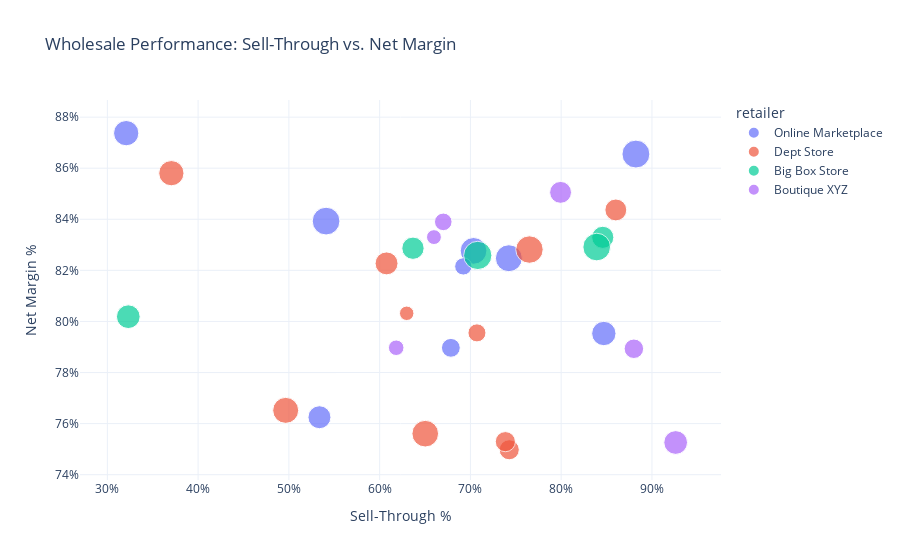

Notebook code cell kept with this figure:
### Code cell
import plotly.express as px
# This function is the same as before, included here so the code is runnable
def create_wholesale_dummy_data():
    np.random.seed(42)
    num_rows = 30
    retailers = ['Big Box Store', 'Boutique XYZ', 'Online Marketplace', 'Dept Store']
    data = {
        'retailer': np.random.choice(retailers, num_rows),
        'sku': [f'SKU{100+i}' for i in range(num_rows)],
        'units_ordered': np.random.randint(100, 500, size=num_rows),
        'units_sold': np.random.randint(50, 400, size=num_rows),
        'on_hand': np.random.randint(20, 200, size=num_rows),
        'wholesale_dollars': np.random.randint(5000, 20000, size=num_rows)
    }
    df = pd.DataFrame(data)
    df['units_shipped'] = df['units_ordered'] - np.random.randint(0, 50, size=num_rows)
    df['units_shipped'] = df['units_shipped'].clip(lower=0)
    df['discounts'] = df['wholesale_dollars'] * np.random.uniform(0.05, 0.15, size=num_rows)
    df['returns_dollars'] = df['wholesale_dollars'] * np.random.uniform(0.02, 0.1, size=num_rows)
    df['markdowns_dollars'] = df['wholesale_dollars'] * np.random.uniform(0.01, 0.05, size=num_rows)
    df['sell_through_pct'] = df['units_sold'] / (df['units_sold'] + df['on_hand'])
    avg_weekly_units_sold = df['units_sold'] / 4
    df['weeks_of_supply'] = df['on_hand'] / avg_weekly_units_sold.replace(0, np.nan)
    df['fill_rate_pct'] = df['units_shipped'] / df['units_ordered']
    net_revenue = df['wholesale_dollars'] - df['discounts'] - df['returns_dollars'] - df['markdowns_dollars']
    df['net_margin_pct'] = net_revenue / df['wholesale_dollars']
    df.fillna(0, inplace=True)
    return df

# Create the dataframe
wholesale_df = create_wholesale_dummy_data()

# --- C. Create the Visualization ---
fig_wholesale = px.scatter(
    wholesale_df,
    x="sell_through_pct",      #
    y="net_margin_pct",        #
    size="wholesale_dollars",  #
    color="retailer",          #
    hover_name="sku",
    title="Wholesale Performance: Sell-Through vs. Net Margin",
    labels={
        "sell_through_pct": "Sell-Through %",
        "net_margin_pct": "Net Margin %",
        "wholesale_dollars": "Wholesale Revenue ($)"
    },
    template="plotly_white"
)

# Format axes as percentages for clarity
fig_wholesale.update_layout(
    xaxis_tickformat='.0%',
    yaxis_tickformat='.0%'
)

fig_wholesale.show()

### Figure 1 — Plotly figure (JSON) as saved in the notebook; plotly's stock layout.template omitted (floating-point values rounded to 4 significant figures)
{"data": [{"hovertemplate": "<b>%{hovertext}</b><br><br>retailer=Online Marketplace<br>Sell-Through %=%{x}<br>Net Margin %=%{y}<br>Wholesale Revenue ($)=%{marker.size}<extra></extra>", "hovertext": ["SKU100", "SKU103", "SKU104", "SKU108", "SKU110", "SKU111", "SKU112", "SKU113", "SKU119"], "legendgroup": "Online Marketplace", "marker": {"color": "#636efa", "size": [18067, 17790, 7454, 19434, 19183, 15965, 13154, 14762, 8840], "sizemode": "area", "sizeref": 49.87, "symbol": "circle"}, "mode": "markers", "name": "Online Marketplace", "orientation": "v", "showlegend": true, "type": "scatter", "x": [0.7423, 0.7034, 0.6922, 0.8824, 0.541, 0.3208, 0.5337, 0.847, 0.6785], "xaxis": "x", "y": [0.8248, 0.8276, 0.8216, 0.8655, 0.8393, 0.8737, 0.7625, 0.7953, 0.7897], "yaxis": "y"}, {"hovertemplate": "<b>%{hovertext}</b><br><br>retailer=Dept Store<br>Sell-Through %=%{x}<br>Net Margin %=%{y}<br>Wholesale Revenue ($)=%{marker.size}<extra></extra>", "hovertext": ["SKU101", "SKU105", "SKU114", "SKU116", "SKU117", "SKU118", "SKU123", "SKU124", "SKU128", "SKU129"], "legendgroup": "Dept Store", "marker": {"color": "#EF553B", "size": [8104, 16837, 10056, 13110, 18773, 15882, 11910, 17685, 5206, 10134], "sizemode": "area", "sizeref": 49.87, "symbol": "circle"}, "mode": "markers", "name": "Dept Store", "orientation": "v", "showlegend": true, "type": "scatter", "x": [0.7072, 0.4965, 0.7428, 0.6076, 0.765, 0.3705, 0.8602, 0.6502, 0.6298, 0.7385], "xaxis": "x", "y": [0.7955, 0.7652, 0.7498, 0.8227, 0.8281, 0.8581, 0.8437, 0.7561, 0.8032, 0.7529], "yaxis": "y"}, {"hovertemplate": "<b>%{hovertext}</b><br><br>retailer=Big Box Store<br>Sell-Through %=%{x}<br>Net Margin %=%{y}<br>Wholesale Revenue ($)=%{marker.size}<extra></extra>", "hovertext": ["SKU102", "SKU106", "SKU107", "SKU115", "SKU121"], "legendgroup": "Big Box Store", "marker": {"color": "#00cc96", "size": [12215, 19039, 13996, 19948, 12385], "sizemode": "area", "sizeref": 49.87, "symbol": "circle"}, "mode": "markers", "name": "Big Box Store", "orientation": "v", "showlegend": true, "type": "scatter", "x": [0.8458, 0.8391, 0.3231, 0.7081, 0.6367], "xaxis": "x", "y": [0.8329, 0.8291, 0.8019, 0.8258, 0.8287], "yaxis": "y"}, {"hovertemplate": "<b>%{hovertext}</b><br><br>retailer=Boutique XYZ<br>Sell-Through %=%{x}<br>Net Margin %=%{y}<br>Wholesale Revenue ($)=%{marker.size}<extra></extra>", "hovertext": ["SKU109", "SKU120", "SKU122", "SKU125", "SKU126", "SKU127"], "legendgroup": "Boutique XYZ", "marker": {"color": "#ab63fa", "size": [7731, 6028, 5502, 14062, 11938, 9488], "sizemode": "area", "sizeref": 49.87, "symbol": "circle"}, "mode": "markers", "name": "Boutique XYZ", "orientation": "v", "showlegend": true, "type": "scatter", "x": [0.6701, 0.6182, 0.6598, 0.9262, 0.7993, 0.8801], "xaxis": "x", "y": [0.839, 0.7897, 0.833, 0.7526, 0.8505, 0.7893], "yaxis": "y"}], "layout": {"legend": {"itemsizing": "constant", "title": {"text": "retailer"}, "tracegroupgap": 0}, "title": {"text": "Wholesale Performance: Sell-Through vs. Net Margin"}, "xaxis": {"anchor": "y", "domain": [0, 1], "tickformat": ".0%", "title": {"text": "Sell-Through %"}}, "yaxis": {"anchor": "x", "domain": [0, 1], "tickformat": ".0%", "title": {"text": "Net Margin %"}}}}
